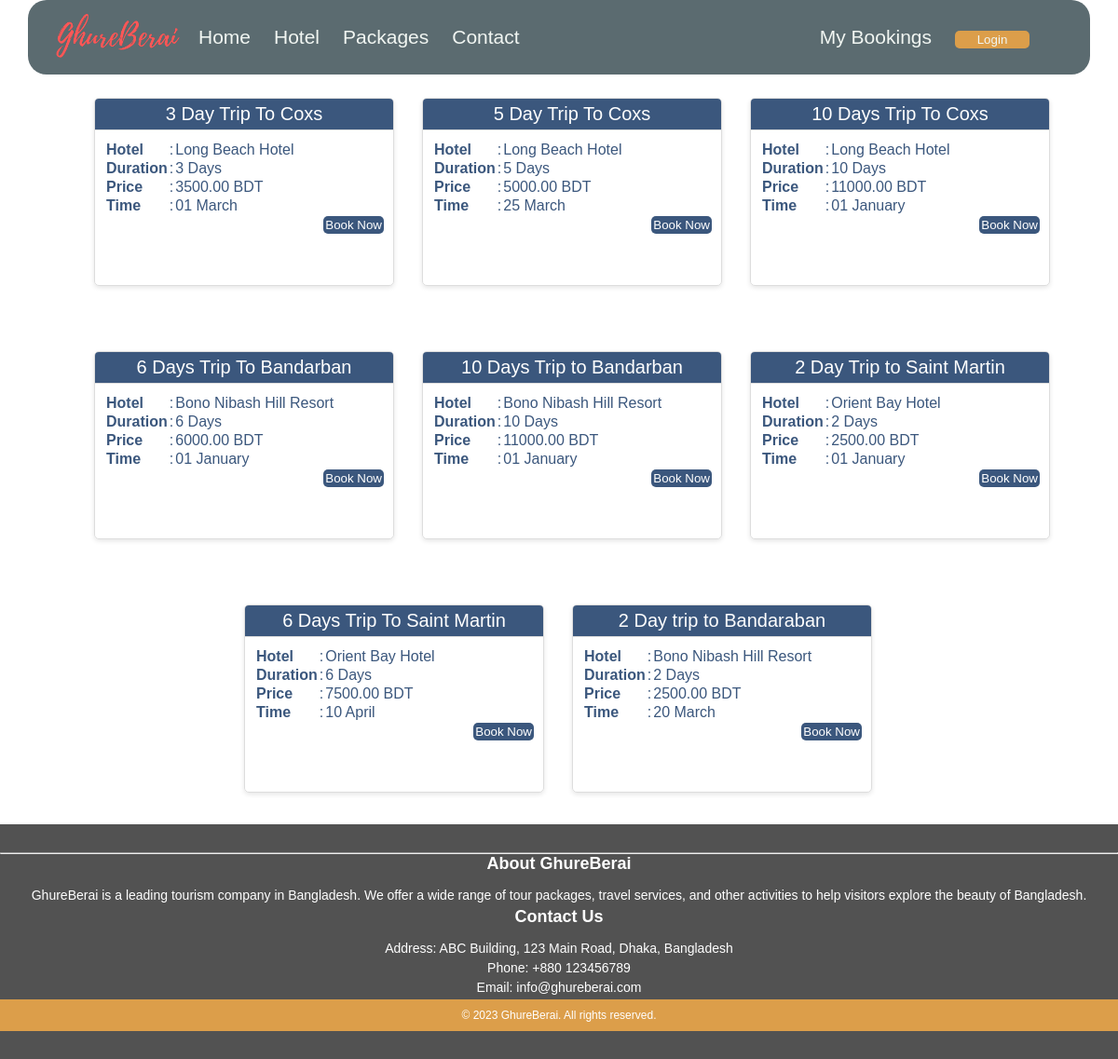
/View/Packages.php, run on an earlier commit of the app's database.
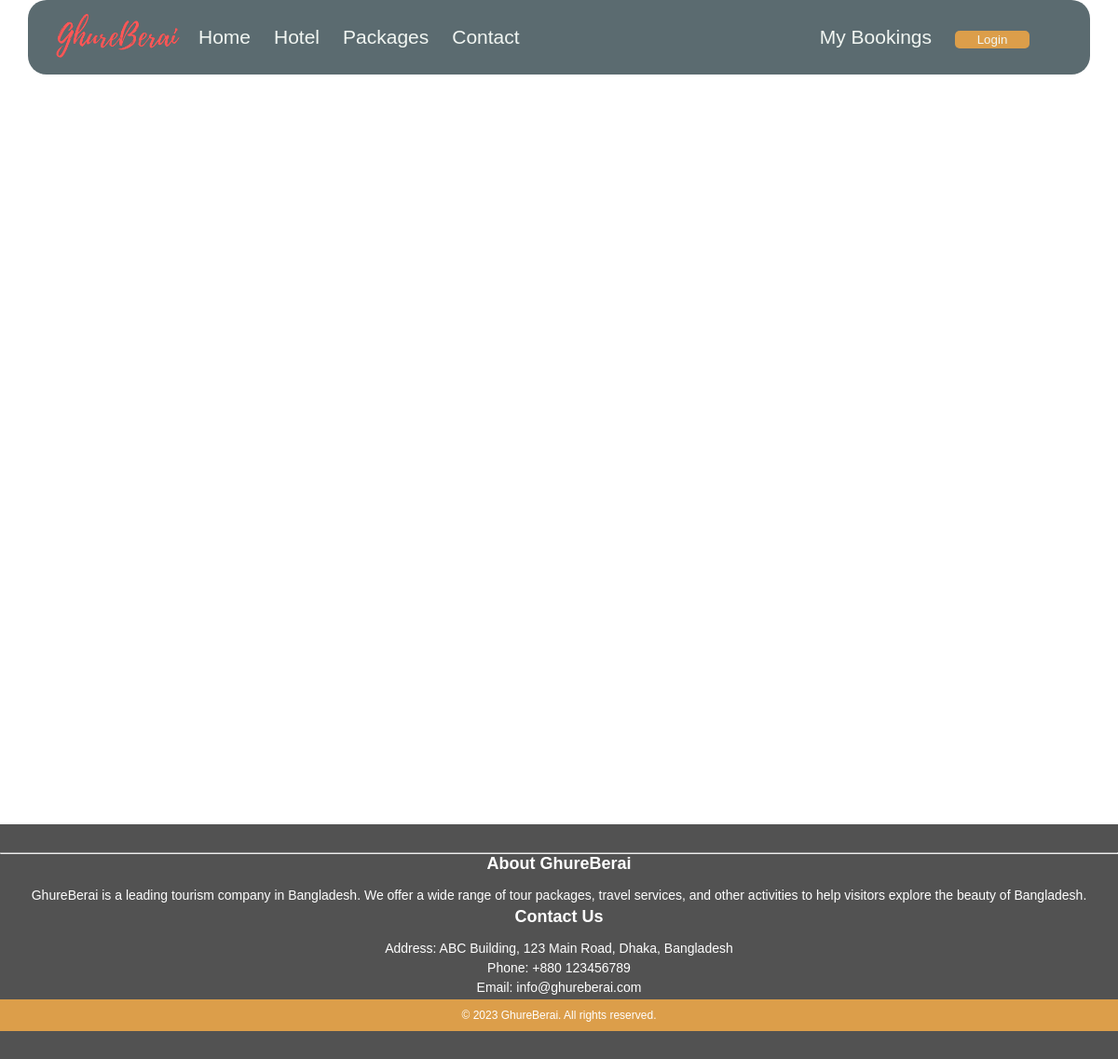
And on a later commit of the database.
### tables this page shows
CREATE TABLE `packages` (
  `Package_Id` int(11) NOT NULL,
  `Name` varchar(100) NOT NULL,
  `Hotel_Name` varchar(100) NOT NULL,
  `Description` text DEFAULT NULL,
  `Price` decimal(10,2) NOT NULL,
  `Days` int(11) NOT NULL,
  `P_left` int(11) NOT NULL,
  `P_sold` int(11) DEFAULT NULL,
  `Start_Date` date DEFAULT NULL,
  `End_Date` date DEFAULT NULL,
  `Image_url` varchar(255) DEFAULT NULL,
  `Created_at` timestamp NOT NULL DEFAULT current_timestamp(),
  `Updated_at` timestamp NOT NULL DEFAULT current_timestamp() ON UPDATE current_timestamp()
);

### Model/Admin/PackagesModel.php (called while the page is built, shortened)
<?php
function getPackages($page)
{
    if ($page == 1) {
        require('../Model/Connection.php');
        $sql = "SELECT * FROM packages";
        $result = $con->query($sql);
        return $result;
    }
}

### Controller/PackagesController.php (the view, shortened to what this page needs)
<?php
function showPackages($page)
{
    require('../Model/Admin/PackagesModel.php');
    $rows = getPackages($page);
    if ($rows) {
        while ($row = $rows->fetch_assoc()) {
            echo '<div class="Pcard">
                        <div class="Pcard-header">
                            <p>' . $row["Name"] . '</p>
                        </div>
                        <div class="Pcard-body">
                            <table>
                            <tr>
                                    <th>Hotel</th>
                                    <td>:</td>
                                    <td>' . $row["Hotel_Name"] . '</td>
                                </tr>
                                <tr>
                                    <th>Duration</th>
                                    <td>:</td>
                                    <td>' . $row["Days"] . ' Days</td>
                                </tr>
                                <tr>
                                    <th>Price</th>
                                    <td>:</td>
                                    <td>' . $row["Price"] . ' BDT</td>
                                </tr>
                                <tr>
                                    <th>Time</th>
                                    <td>:</td>
                                    <td>' . date('d F', strtotime($row['Start_Date'])) . '</td>
                                </tr>
                            </table>
                            <div class="BookBtn">
                            <button>
                            <a href="../Controller/BookAction.php?Package_Id=' . $row['Package_Id'] . '">Book
                                    Now
                            </button></div>
                        </div>
                    </div>';
        }
    }
}
?>

### View/Packages.php (shortened to what this page needs)
<!DOCTYPE html>
<html lang="en">
<head>
    <link rel="stylesheet" href="index.css">
</head>
<body>
    <?php include('Header.php'); ?>
    <?php include('PackagesBody.php'); ?>
    <?php include('Footer.php'); ?>
</body>
</html>

### View/Header.php (shortened to what this page needs)
<!DOCTYPE html>
<html lang="en">
<head>
    <link rel="stylesheet" href="Assets/index.css">
</head>
<body>
    <div class="NavBar">
        <div class="navBody">
            <div class="nav-left">
                <div class="logo">
                    <a href="Index.php"><img src="Assets/images/logo.png" alt="logo"> </a>
                </div>
                <ul>
                    <li><a href="index.php">Home</a></li>
                    <li><a href="Hotels.php">Hotel</a></li>
                    <li><a href="Packages.php">Packages</a></li>
                    <li><a href="#footer">Contact</a></li>
                </ul>
            </div>
            <div class="nav-right">
                <ul>
                    <li>
                        <p>
                            <a href="MyBookings.php">My Bookings</a>
                        </p>
                    </li>
                    <li>
                        <?php
                        if (isset($_SESSION["username"])) { ?>
                        <p><a href="Profile.php">
                                <?php
                                    echo "Welcome, " . $_SESSION["username"];
                                    ?>
                        </p>
                        <?php } else { ?>
                        <Button class="button"><a href="UserLogin.php">Login</a></Button>
                        <?php } ?>
                    </li>
                </ul>
            </div>
        </div>
    </div>
</body>
</html>

### View/PackagesBody.php (shortened to what this page needs)
<!DOCTYPE html>
<html lang="en">
<head>
    <link rel="stylesheet" href="../Assets/index.css">
</head>
<body>
    <div class="PackagesBody">
        <div class="PcardContainer">
            <?php
            include('../Controller/PackagesController.php');
            $page = 1;
            echo showPackages($page);
            ?>
        </div>
    </div>
</body>
</html>

### View/Footer.php (shortened to what this page needs)
<!DOCTYPE html>
<html lang="en">
<head>
    <link rel="stylesheet" href="Assets/index.css">
</head>
<body>
    <footer id="footer" class="site-footer">
        <hr>
        <div class="container">
            <div class="row">
                <div class="col-md-4">
                    <h3>About GhureBerai</h3>
                    <p>GhureBerai is a leading tourism company in Bangladesh. We offer a wide range of tour packages,
                        travel services, and other activities to help visitors explore the beauty of Bangladesh.</p>
                </div>
                <div class="col-md-4">
                    <h3>Contact Us</h3>
                    <p><i class="fa fa-map-marker"></i> Address: ABC Building, 123 Main Road, Dhaka, Bangladesh</p>
                    <p><i class="fa fa-phone"></i> Phone: +880 123456789</p>
                    <p><i class="fa fa-envelope"></i> Email: info@ghureberai.com</p>
                </div>
            </div>
        </div>
        <div class="bottom-footer">
            <div class="container">
                <div class="row">
                    <div class="col-md-12">
                        <p>&copy; 2023 GhureBerai. All rights reserved.</p>
                    </div>
                </div>
            </div>
        </div>
    </footer>
</body>
</html>

### View/Assets/index.css (style rules this page uses)
* { font-family: sans-serif; margin: 0; padding: 0; }
.NavBar { margin: 0; border-radius: 20px; background-color: #30454bca; backdrop-filter: blur(10px); height: 80px; width: 95%; top: 0; margin-left: 2.5%; position: fixed; display: grid; align-items: center; }
.navBody { padding: 0px 20px; display: flex; justify-content: space-between; }
.nav-left { display: flex; }
.nav-left ul { gap: 25px; font-size: 21px; text-decoration: none; display: flex; color: #f1f6f2 !important ; list-style-type: none; justify-content: center; align-items: center; padding: 20px; }
.nav-left a { color: #f1f6f2 !important ; text-decoration: none; font-family: sans-serif; }
.nav-right ul { gap: 25px; font-size: 21px; text-decoration: none; display: flex; color: #f1f6f2 !important ; list-style-type: none; justify-content: center; align-items: center; padding: 20px; }
.nav-right a { color: #f1f6f2 !important ; text-decoration: none; font-family: sans-serif; }
.nav-right button { color: #30454b !important ; }
.button { padding: 2px; width: 80px; color: #30454b !important; background-color: #dc9e4a; border: none; border-radius: 5px; }
.logo { display: flex; align-items: center; }
.logo img { height: 50px; padding-left: 10px; }
a { color: #3b577d !important; text-decoration: none; }
.site-footer { background-color: #333333d8; padding: 30px 0; color: white; font-size: 14px; text-align: center; }
.site-footer h3 { color: #ffffff; font-size: 18px; font-weight: 600; margin-bottom: 15px; }
.site-footer p { margin-bottom: 5px; }
.bottom-footer { background-color: #dc9e4a; padding: 10px 0; text-align: center; }
.bottom-footer p { color: #ffffff; font-size: 12px; margin: 0; }
.PackagesBody { color: #3b577d; height: 800px; width: 99%; background-color: #fff; padding-top: 85px; padding-left: 20px; }
.PcardContainer { display: flex !important; justify-content: center; flex-wrap: wrap; gap: 30px; }
.Pcard { margin-top: 20px; text-align: center !important; width: 320px; height: 200px; border: 1px solid #ddd; border-radius: 5px; box-shadow: 0 2px 5px rgba(0, 0, 0, 0.1); overflow: hidden; margin-bottom: 20px; }
.Pcard-header { background-color: #3b577d; padding: 5px 10px; border-bottom: 1px solid #ddd; }
.Pcard-header p { color: white; margin: 0; font-size: 20px; font-weight: 500; }
.Pcard-body { padding: 10px; }
.Pcard-body table { text-align: left; }
.BookBtn a { color: white !important; }
.BookBtn button { padding: 2px; border-radius: 5px; background-color: #3b577d; border: none; color: white !important; }
.BookBtn { align-items: right; display: flex !important; justify-content: right; justify-items: right; }

What changed in the data, as far as the page shows it:
removed packages: Name "3 Day Trip To Coxs", Hotel_Name "Long Beach Hotel", Days "3", Price "3500.00", Start_Date "01 March"
removed packages: Name "5 Day Trip To Coxs", Hotel_Name "Long Beach Hotel", Days "5", Price "5000.00", Start_Date "25 March"
removed packages: Name "10 Days Trip To Coxs", Hotel_Name "Long Beach Hotel", Days "10", Price "11000.00", Start_Date "01 January"
removed packages: Name "6 Days Trip To Bandarban", Hotel_Name "Bono Nibash Hill Resort", Days "6", Price "6000.00", Start_Date "01 January"
removed packages: Name "10 Days Trip to Bandarban", Hotel_Name "Bono Nibash Hill Resort", Days "10", Price "11000.00", Start_Date "01 January"
removed packages: Name "2 Day Trip to Saint Martin", Hotel_Name "Orient Bay Hotel", Days "2", Price "2500.00", Start_Date "01 January"
removed packages: Name "6 Days Trip To Saint Martin", Hotel_Name "Orient Bay Hotel", Days "6", Price "7500.00", Start_Date "10 April"
removed packages: Name "2 Day trip to Bandaraban", Hotel_Name "Bono Nibash Hill Resort", Days "2", Price "2500.00", Start_Date "20 March"
